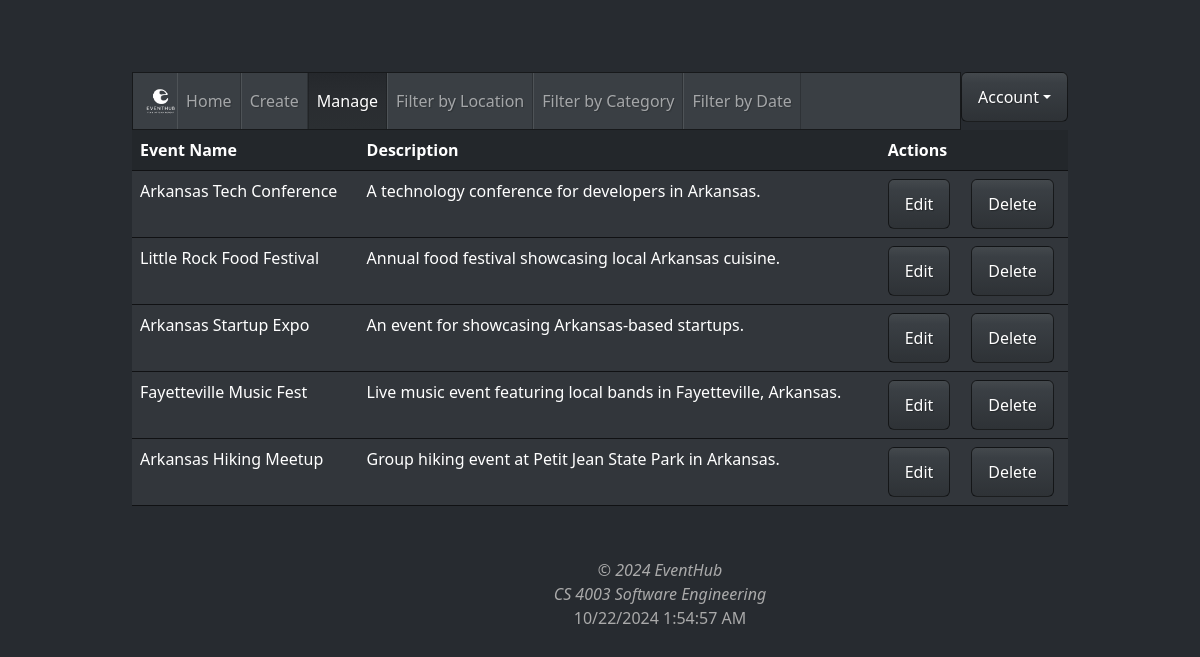
The page /ESManage.php (signed in) on the database its author committed.
### tables this page shows
CREATE TABLE EVENTS (
    EVENT_ID INT PRIMARY KEY AUTO_INCREMENT,
    EVENT_NAME VARCHAR(30),
    EVENT_DESCR VARCHAR(255),
    STREET_ADD VARCHAR(255),
    CITY VARCHAR(30),
    ZIPCODE INT,
    CREATOR INT,
    CATEGORY INT,
    DATETIME DATETIME,
    WEBSITE VARCHAR(255),
    LATITUDE FLOAT(10,6),
    LONGITUDE FLOAT (10,6),
    FOREIGN KEY (CREATOR) REFERENCES USERS(USER_ID),
    FOREIGN KEY (CATEGORY) REFERENCES CATEGORIES(CATEGORY_ID)
);

### ESManage.php (the view, shortened to what this page needs)
<?php
include_once("config.php");
if (isset($_SESSION['user_id']))
{
  $user_id = $_SESSION['user_id'];
}
else
{
  header("Location: SE.php");
  exit();
}
?>
<!DOCTYPE html>
<html lang="en">
<head>
    <link rel="stylesheet" href="bootstrap-2.css">
</head>
<body>
    <header class=".center">
      <div class="topBtn" style="padding-top: 1%;">
        <div class="dropdown">
          <button class="btn btn-primary dropdown-toggle" > Account</button>
         </div>
      </div>
    </header>
    <main class="box2">
        <nav class="navbar navbar-expand-lg bg-primary" data-bs-theme="dark">
            <div class="container-fluid">
            <img style="width: 4%; height: 4%; margin-left: 0%;" src="2.png">
                <ul class="navbar-nav me-auto">
                    <li class="nav-item">
                        <a class="nav-link" href="ESManageer.php">Home</a>
                        <li class = "nav-item">
                        <a class="nav-link" href="ESCreate.php">Create</a>
                        </li>
                        <li class="nav-item">
                            <a class="nav-link active" href="ESManage.php">Manage
                            </a>
                        </li>
                        <li class="nav-item">
                            <a class="nav-link" href="FilterLocationManager.php">Filter by Location</a>
                        </li>
                        <li class="nav-item">
                            <a class="nav-link" href="FilterCategoryManager.php">Filter by Category</a>
                        </li>
                        <li class="nav-item">
                            <a class="nav-link" href="FilterDateManager.php">Filter by Date</a>
                        </li>
                </ul>
            </div>
          </nav>
          <table class="table table-hover" id="ET">
                <thead>
                  <tr class="table-active">
                    <th scope="col">Event Name</th>
                    <th scope="col">Description</th>
                    <th scope="col">Actions</th>
                    <th></th>
                  </tr>
                </thead>
                <tbody>
                <?php
                  $sql = "SELECT EVENT_ID, EVENT_NAME, EVENT_DESCR FROM EVENTS WHERE CREATOR = ? ";
                  $query = $mysqli->prepare($sql);
                  $query->bind_param("i",$user_id);
                  $query->execute();
                  $data = $query->get_result();
                  if ($data->num_rows > 0) {
                      while ($row = $data->fetch_assoc()) {
                          echo "<tr>";
                          echo "<td>" . htmlspecialchars($row['EVENT_NAME']) . "</td>";
                          echo "<td>" . htmlspecialchars($row['EVENT_DESCR']) . "</td>";
                          echo "<td>  <a href='edit_record.php?id=" . $row['EVENT_ID'] . "' class='btn btn-primary'>Edit</a> </td>";
                          echo "<td>  <a href='delete_record.php?id=" . $row['EVENT_ID'] . "' class='btn btn-primary'>Delete</a> </td>";
                          echo "</tr>";
                      }
                  } else {
                      echo "<tr><td colspan='3'>No events found.</td></tr>";
                  }
                ?>
                </tbody>
              </table>
    </main>
</body>
<footer id="vue-footer">
  <div style="text-align:center;">
      <em>&copy; 2024 EventHub </br></em>
      <em> CS 4003 Software Engineering</em>
      <p>{{currentDate}}   {{currentTime}}</p>
  </div>
</footer>

### rows shown on the page
events: EVENT_NAME "Arkansas Tech Conference", EVENT_DESCR "A technology conference for developers in Arkansas."
events: EVENT_NAME "Little Rock Food Festival", EVENT_DESCR "Annual food festival showcasing local Arkansas cuisine."
events: EVENT_NAME "Arkansas Startup Expo", EVENT_DESCR "An event for showcasing Arkansas-based startups."
events: EVENT_NAME "Fayetteville Music Fest", EVENT_DESCR "Live music event featuring local bands in Fayetteville, Arkansas."
events: EVENT_NAME "Arkansas Hiking Meetup", EVENT_DESCR "Group hiking event at Petit Jean State Park in Arkansas."
